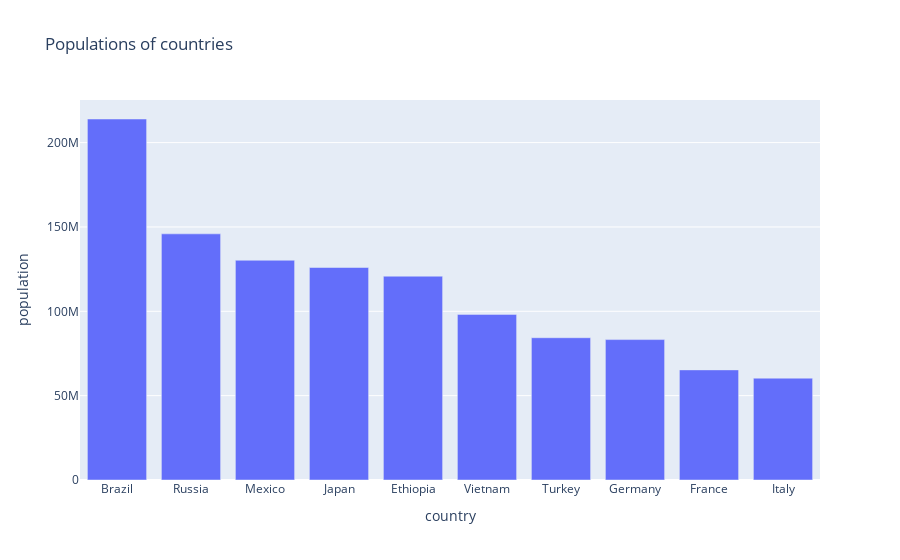

Here is the notebook cell this chart was saved with:
### Code cell
px.bar(country_data_sorted, x='country', y='population', title="Populations of countries")

### Figure 1 — Plotly figure (JSON) as saved in the notebook; plotly's stock layout.template omitted (floating-point values rounded to 4 significant figures)
{"data": [{"alignmentgroup": "True", "hovertemplate": "country=%{x}<br>population=%{y}<extra></extra>", "legendgroup": "", "marker": {"color": "#636efa", "pattern": {"shape": ""}}, "name": "", "offsetgroup": "", "orientation": "v", "showlegend": false, "textposition": "auto", "type": "bar", "x": ["Brazil", "Russia", "Mexico", "Japan", "Ethiopia", "Vietnam", "Turkey", "Germany", "France", "Italy"], "xaxis": "x", "y": [213993437, 145912025, 130262216, 125960000, 120812698, 98168829, 84339067, 83240525, 65273511, 60367477], "yaxis": "y"}], "layout": {"barmode": "relative", "legend": {"tracegroupgap": 0}, "title": {"text": "Populations of countries"}, "xaxis": {"anchor": "y", "domain": [0, 1], "title": {"text": "country"}}, "yaxis": {"anchor": "x", "domain": [0, 1], "title": {"text": "population"}}}}
